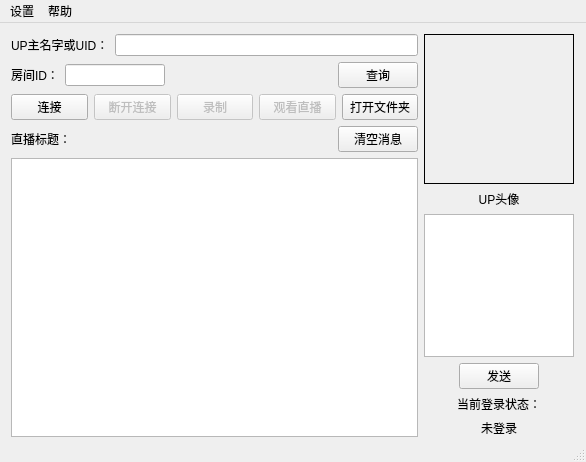
<?xml version="1.0" encoding="UTF-8"?>
<ui version="4.0">
 <author>一根下虎须</author>
 <class>Blive_window</class>
 <widget class="QMainWindow" name="Blive_window">
  <property name="geometry">
   <rect>
    <x>0</x>
    <y>0</y>
    <width>586</width>
    <height>462</height>
   </rect>
  </property>
  <property name="windowTitle">
   <string>Blive - by：一根小虎须</string>
  </property>
  <widget class="QWidget" name="centralwidget">
   <widget class="QWidget" name="layoutWidget">
    <property name="geometry">
     <rect>
      <x>11</x>
      <y>11</y>
      <width>563</width>
      <height>403</height>
     </rect>
    </property>
    <layout class="QGridLayout" name="gridLayout_3">
     <item row="0" column="1">
      <layout class="QVBoxLayout" name="verticalLayout_5">
       <item>
        <widget class="QLabel" name="label_head_pic">
         <property name="minimumSize">
          <size>
           <width>150</width>
           <height>150</height>
          </size>
         </property>
         <property name="maximumSize">
          <size>
           <width>150</width>
           <height>150</height>
          </size>
         </property>
         <property name="baseSize">
          <size>
           <width>0</width>
           <height>0</height>
          </size>
         </property>
         <property name="focusPolicy">
          <enum>Qt::NoFocus</enum>
         </property>
         <property name="layoutDirection">
          <enum>Qt::LeftToRight</enum>
         </property>
         <property name="autoFillBackground">
          <bool>false</bool>
         </property>
         <property name="frameShape">
          <enum>QFrame::Box</enum>
         </property>
         <property name="frameShadow">
          <enum>QFrame::Plain</enum>
         </property>
         <property name="text">
          <string/>
         </property>
         <property name="textFormat">
          <enum>Qt::AutoText</enum>
         </property>
        </widget>
       </item>
       <item>
        <widget class="QLabel" name="UpHeadText">
         <property name="layoutDirection">
          <enum>Qt::LeftToRight</enum>
         </property>
         <property name="text">
          <string>UP头像</string>
         </property>
         <property name="alignment">
          <set>Qt::AlignCenter</set>
         </property>
        </widget>
       </item>
      </layout>
     </item>
     <item row="0" column="0" rowspan="2">
      <layout class="QVBoxLayout" name="verticalLayout_4">
       <property name="sizeConstraint">
        <enum>QLayout::SetMaximumSize</enum>
       </property>
       <property name="rightMargin">
        <number>0</number>
       </property>
       <property name="bottomMargin">
        <number>0</number>
       </property>
       <item>
        <layout class="QVBoxLayout" name="verticalLayout">
         <item>
          <layout class="QHBoxLayout" name="horizontalLayout">
           <item>
            <widget class="QLabel" name="label">
             <property name="text">
              <string>UP主名字或UID：</string>
             </property>
            </widget>
           </item>
           <item>
            <widget class="QLineEdit" name="lineEdit_UP">
             <property name="placeholderText">
              <string/>
             </property>
            </widget>
           </item>
          </layout>
         </item>
         <item>
          <layout class="QHBoxLayout" name="horizontalLayout_2">
           <item>
            <widget class="QLabel" name="RoomID">
             <property name="layoutDirection">
              <enum>Qt::LeftToRight</enum>
             </property>
             <property name="autoFillBackground">
              <bool>false</bool>
             </property>
             <property name="text">
              <string>房间ID：</string>
             </property>
            </widget>
           </item>
           <item>
            <widget class="QLineEdit" name="lineEdit_room_id">
             <property name="maximumSize">
              <size>
               <width>100</width>
               <height>16777215</height>
              </size>
             </property>
             <property name="placeholderText">
              <string/>
             </property>
            </widget>
           </item>
           <item>
            <spacer name="horizontalSpacer_3">
             <property name="orientation">
              <enum>Qt::Horizontal</enum>
             </property>
             <property name="sizeHint" stdset="0">
              <size>
               <width>40</width>
               <height>20</height>
              </size>
             </property>
            </spacer>
           </item>
           <item>
            <widget class="QPushButton" name="button_search">
             <property name="statusTip">
              <string>查询UP的信息</string>
             </property>
             <property name="text">
              <string>查询</string>
             </property>
            </widget>
           </item>
          </layout>
         </item>
        </layout>
       </item>
       <item>
        <layout class="QGridLayout" name="gridLayout_2">
         <item row="0" column="2">
          <widget class="QPushButton" name="button_record">
           <property name="enabled">
            <bool>false</bool>
           </property>
           <property name="statusTip">
            <string>点击录制视频/停止录制</string>
           </property>
           <property name="text">
            <string>录制</string>
           </property>
          </widget>
         </item>
         <item row="0" column="0">
          <widget class="QPushButton" name="button_link">
           <property name="statusTip">
            <string>连接到直播间，会显示直播的信息</string>
           </property>
           <property name="text">
            <string>连接</string>
           </property>
          </widget>
         </item>
         <item row="0" column="1">
          <widget class="QPushButton" name="button_stop">
           <property name="enabled">
            <bool>false</bool>
           </property>
           <property name="statusTip">
            <string>停止并断开连接，注意关闭录制与观看直播</string>
           </property>
           <property name="text">
            <string>断开连接</string>
           </property>
          </widget>
         </item>
         <item row="0" column="3">
          <widget class="QPushButton" name="button_live">
           <property name="enabled">
            <bool>false</bool>
           </property>
           <property name="statusTip">
            <string>使用默认视频播放器进行观看</string>
           </property>
           <property name="text">
            <string>观看直播</string>
           </property>
          </widget>
         </item>
         <item row="0" column="4">
          <widget class="QPushButton" name="button_open">
           <property name="statusTip">
            <string>设置录制视频存储的文件夹</string>
           </property>
           <property name="text">
            <string>打开文件夹</string>
           </property>
          </widget>
         </item>
        </layout>
       </item>
       <item>
        <layout class="QHBoxLayout" name="horizontalLayout_5">
         <item>
          <widget class="QLabel" name="lable_live">
           <property name="text">
            <string>直播标题：</string>
           </property>
          </widget>
         </item>
         <item>
          <widget class="QLabel" name="lable_live_title">
           <property name="text">
            <string/>
           </property>
          </widget>
         </item>
         <item>
          <spacer name="horizontalSpacer_2">
           <property name="orientation">
            <enum>Qt::Horizontal</enum>
           </property>
           <property name="sizeHint" stdset="0">
            <size>
             <width>40</width>
             <height>20</height>
            </size>
           </property>
          </spacer>
         </item>
         <item>
          <widget class="QPushButton" name="button_clear">
           <property name="text">
            <string>清空消息</string>
           </property>
          </widget>
         </item>
        </layout>
       </item>
       <item>
        <widget class="QTextBrowser" name="textEdit_danmu">
         <property name="sizePolicy">
          <sizepolicy hsizetype="Minimum" vsizetype="Expanding">
           <horstretch>0</horstretch>
           <verstretch>0</verstretch>
          </sizepolicy>
         </property>
         <property name="maximumSize">
          <size>
           <width>16777215</width>
           <height>16777215</height>
          </size>
         </property>
         <property name="baseSize">
          <size>
           <width>63</width>
           <height>0</height>
          </size>
         </property>
        </widget>
       </item>
      </layout>
     </item>
     <item row="1" column="1">
      <layout class="QVBoxLayout" name="verticalLayout_2" stretch="0,0,0,0">
       <property name="spacing">
        <number>6</number>
       </property>
       <item>
        <widget class="QTextEdit" name="textEdit_send">
         <property name="minimumSize">
          <size>
           <width>150</width>
           <height>0</height>
          </size>
         </property>
         <property name="maximumSize">
          <size>
           <width>150</width>
           <height>16777215</height>
          </size>
         </property>
        </widget>
       </item>
       <item>
        <layout class="QHBoxLayout" name="horizontalLayout_8">
         <item>
          <spacer name="horizontalSpacer">
           <property name="orientation">
            <enum>Qt::Horizontal</enum>
           </property>
           <property name="sizeHint" stdset="0">
            <size>
             <width>40</width>
             <height>20</height>
            </size>
           </property>
          </spacer>
         </item>
         <item>
          <widget class="QPushButton" name="button_send">
           <property name="statusTip">
            <string>发送消息到直播间</string>
           </property>
           <property name="text">
            <string>发送</string>
           </property>
          </widget>
         </item>
         <item>
          <spacer name="horizontalSpacer_4">
           <property name="orientation">
            <enum>Qt::Horizontal</enum>
           </property>
           <property name="sizeHint" stdset="0">
            <size>
             <width>40</width>
             <height>20</height>
            </size>
           </property>
          </spacer>
         </item>
        </layout>
       </item>
       <item>
        <widget class="QLabel" name="label_load">
         <property name="minimumSize">
          <size>
           <width>0</width>
           <height>0</height>
          </size>
         </property>
         <property name="maximumSize">
          <size>
           <width>16777215</width>
           <height>16777215</height>
          </size>
         </property>
         <property name="layoutDirection">
          <enum>Qt::LeftToRight</enum>
         </property>
         <property name="text">
          <string>当前登录状态：</string>
         </property>
         <property name="alignment">
          <set>Qt::AlignCenter</set>
         </property>
        </widget>
       </item>
       <item>
        <widget class="QLabel" name="label_load_info">
         <property name="minimumSize">
          <size>
           <width>0</width>
           <height>0</height>
          </size>
         </property>
         <property name="maximumSize">
          <size>
           <width>16777215</width>
           <height>16777215</height>
          </size>
         </property>
         <property name="text">
          <string>未登录</string>
         </property>
         <property name="alignment">
          <set>Qt::AlignCenter</set>
         </property>
        </widget>
       </item>
      </layout>
     </item>
    </layout>
   </widget>
  </widget>
  <widget class="QMenuBar" name="menubar">
   <property name="geometry">
    <rect>
     <x>0</x>
     <y>0</y>
     <width>586</width>
     <height>23</height>
    </rect>
   </property>
   <widget class="QMenu" name="menuB">
    <property name="title">
     <string>设置</string>
    </property>
    <addaction name="actionLoad"/>
    <addaction name="separator"/>
    <addaction name="actionInit"/>
    <addaction name="actionSetting"/>
    <addaction name="actionSave"/>
    <addaction name="separator"/>
    <addaction name="actionExit"/>
   </widget>
   <widget class="QMenu" name="menu">
    <property name="title">
     <string>帮助</string>
    </property>
    <addaction name="actionShowHelp"/>
    <addaction name="separator"/>
    <addaction name="actionAbout"/>
   </widget>
   <addaction name="menuB"/>
   <addaction name="menu"/>
  </widget>
  <widget class="QStatusBar" name="statusbar"/>
  <action name="actionLoad">
   <property name="text">
    <string>Cookies登录</string>
   </property>
  </action>
  <action name="actionSave">
   <property name="text">
    <string>保存配置</string>
   </property>
  </action>
  <action name="actionInit">
   <property name="text">
    <string>设置文件夹路径</string>
   </property>
  </action>
  <action name="actionExit">
   <property name="text">
    <string>退出</string>
   </property>
  </action>
  <action name="actionShowHelp">
   <property name="text">
    <string>显示帮助</string>
   </property>
  </action>
  <action name="actionAbout">
   <property name="text">
    <string>关于</string>
   </property>
  </action>
  <action name="actionSetting">
   <property name="text">
    <string>设置画质</string>
   </property>
  </action>
 </widget>
 <resources/>
 <connections/>
</ui>
